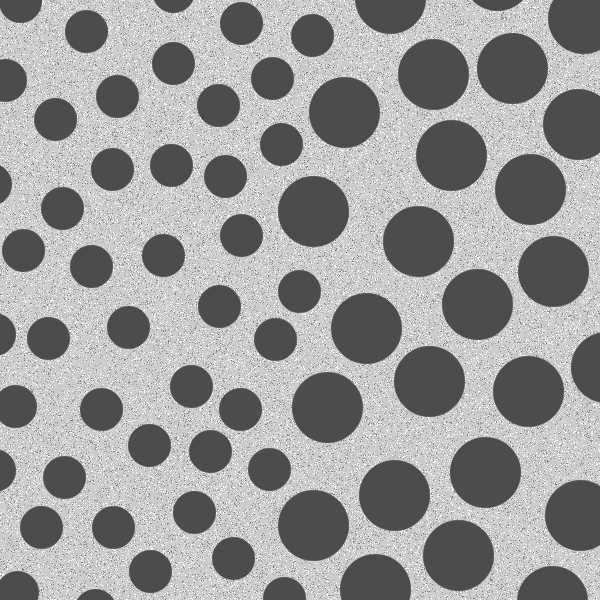
%> input picture Homework 5/bolbs.tif, 600 x 600 px
$ octave --eval "result = atmosph(imread('../Homework 5/bolbs.tif'));"   (GNU Octave 9; MATLAB toolbox functions it lacks are replaced by stand-ins)
%> lines starting %> are read from the running program, lines starting %| are printed output that depends on the picture
function [H, im_blured] = atmosph(img)

[M,N] = size(img);
%> M = 600; N = 600

% 大气湍流模型退化函数
k = 0.0025;
[u,v]=meshgrid(1:M,1:N);    % 生成二维坐标系
H=exp(-k* ( (u-M/2).^2+(v-N/2).^2).^(5/6) );

im_double = mat2gray(img,[0 255]);
im_F = fftshift(fft2(im_double));      % 空域 > 频域

im_blured_F = im_F .* H;    % 退化
im_blured_double = real(ifft2(ifftshift(im_blured_F)));    % 频域 > 空域
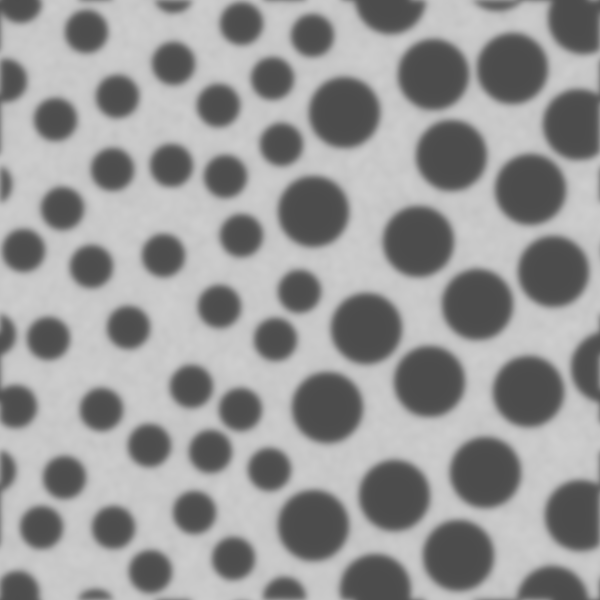
%> im_blured_double: size 600x600 double; min 0.299, max 0.812, mean 0.6
im_blured = im2uint8(mat2gray(im_blured_double));
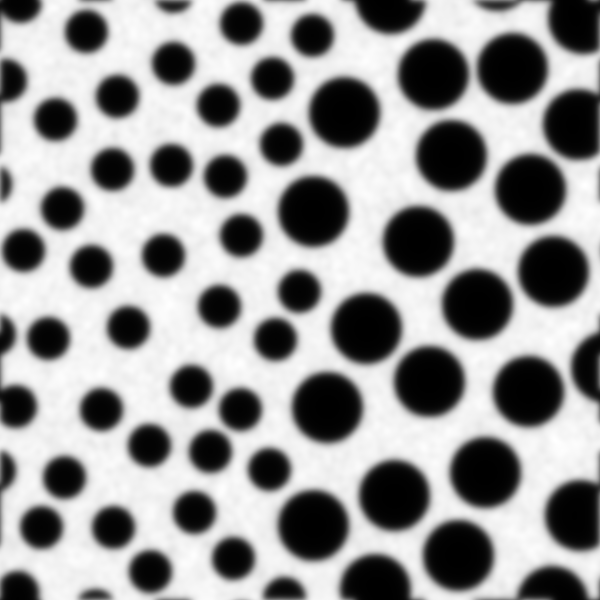
%> im_blured: size 600x600 uint8; min 0, max 255, mean 149.5
%> `result = atmosph(imread('../Homework 5/bolbs.tif'));`:
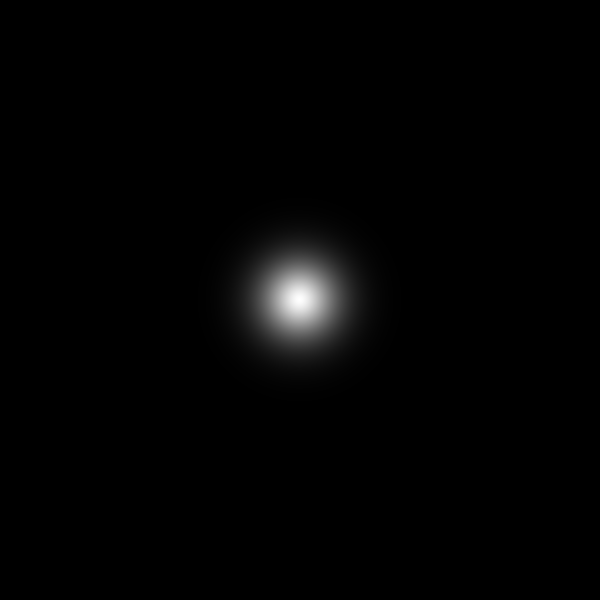
%> result: size 600x600 double; min 9.8e-27, max 1, mean 0.0127
